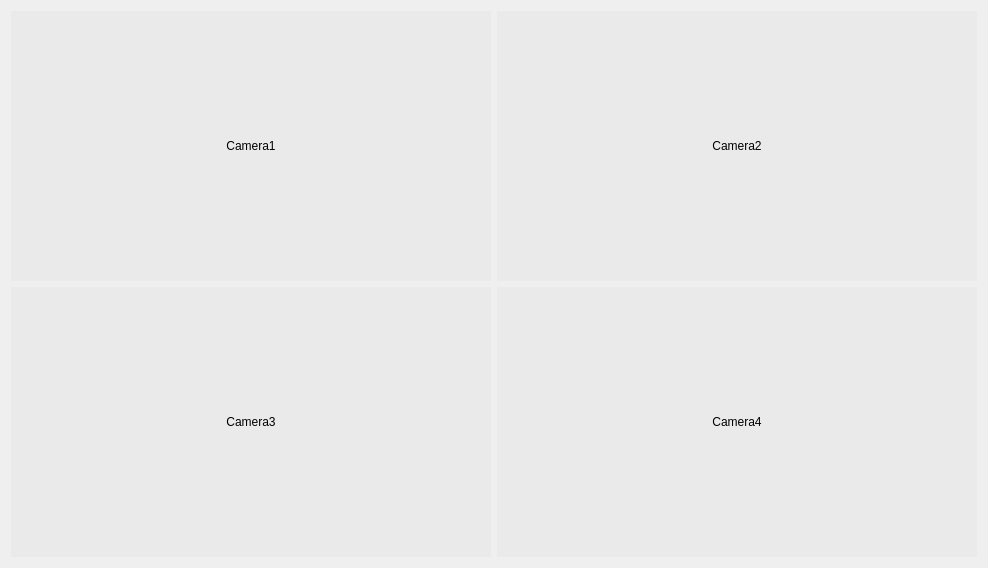
      <widget class="QWidget" name="tab">
       <property name="sizePolicy">
        <sizepolicy hsizetype="Expanding" vsizetype="Expanding">
         <horstretch>0</horstretch>
         <verstretch>0</verstretch>
        </sizepolicy>
       </property>
       <attribute name="title">
        <string>Cameras</string>
       </attribute>
       <layout class="QHBoxLayout" name="horizontalLayout_6">
        <item>
         <layout class="QGridLayout" name="gridLayout_2">
          <property name="sizeConstraint">
           <enum>QLayout::SetNoConstraint</enum>
          </property>
          <item row="0" column="1">
           <widget class="QLabel" name="Camera2">
            <property name="sizePolicy">
             <sizepolicy hsizetype="Expanding" vsizetype="Expanding">
              <horstretch>0</horstretch>
              <verstretch>0</verstretch>
             </sizepolicy>
            </property>
            <property name="minimumSize">
             <size>
              <width>480</width>
              <height>270</height>
             </size>
            </property>
            <property name="styleSheet">
             <string notr="true">QLabel {
	background-color : rgb(234, 234, 234);
}</string>
            </property>
            <property name="text">
             <string>Camera2</string>
            </property>
            <property name="scaledContents">
             <bool>true</bool>
            </property>
            <property name="alignment">
             <set>Qt::AlignCenter</set>
            </property>
           </widget>
          </item>
          <item row="1" column="0">
           <widget class="QLabel" name="Camera3">
            <property name="sizePolicy">
             <sizepolicy hsizetype="Expanding" vsizetype="Expanding">
              <horstretch>0</horstretch>
              <verstretch>0</verstretch>
             </sizepolicy>
            </property>
            <property name="minimumSize">
             <size>
              <width>480</width>
              <height>270</height>
             </size>
            </property>
            <property name="styleSheet">
             <string notr="true">QLabel {
	background-color : rgb(234, 234, 234);
}</string>
            </property>
            <property name="text">
             <string>Camera3</string>
            </property>
            <property name="scaledContents">
             <bool>true</bool>
            </property>
            <property name="alignment">
             <set>Qt::AlignCenter</set>
            </property>
           </widget>
          </item>
          <item row="0" column="0">
           <widget class="QLabel" name="Camera1">
            <property name="sizePolicy">
             <sizepolicy hsizetype="Expanding" vsizetype="Expanding">
              <horstretch>0</horstretch>
              <verstretch>0</verstretch>
             </sizepolicy>
            </property>
            <property name="minimumSize">
             <size>
              <width>480</width>
              <height>270</height>
             </size>
            </property>
            <property name="styleSheet">
             <string notr="true">QLabel {
	background-color : rgb(234, 234, 234);
}</string>
            </property>
            <property name="text">
             <string>Camera1</string>
            </property>
            <property name="scaledContents">
             <bool>true</bool>
            </property>
            <property name="alignment">
             <set>Qt::AlignCenter</set>
            </property>
           </widget>
          </item>
          <item row="1" column="1">
           <widget class="QLabel" name="Camera4">
            <property name="sizePolicy">
             <sizepolicy hsizetype="Expanding" vsizetype="Expanding">
              <horstretch>0</horstretch>
              <verstretch>0</verstretch>
             </sizepolicy>
            </property>
            <property name="minimumSize">
             <size>
              <width>480</width>
              <height>270</height>
             </size>
            </property>
            <property name="styleSheet">
             <string notr="true">QLabel {
	background-color : rgb(234, 234, 234);
}</string>
            </property>
            <property name="text">
             <string>Camera4</string>
            </property>
            <property name="scaledContents">
             <bool>true</bool>
            </property>
            <property name="alignment">
             <set>Qt::AlignCenter</set>
            </property>
           </widget>
          </item>
         </layout>
        </item>
       </layout>
      </widget>
